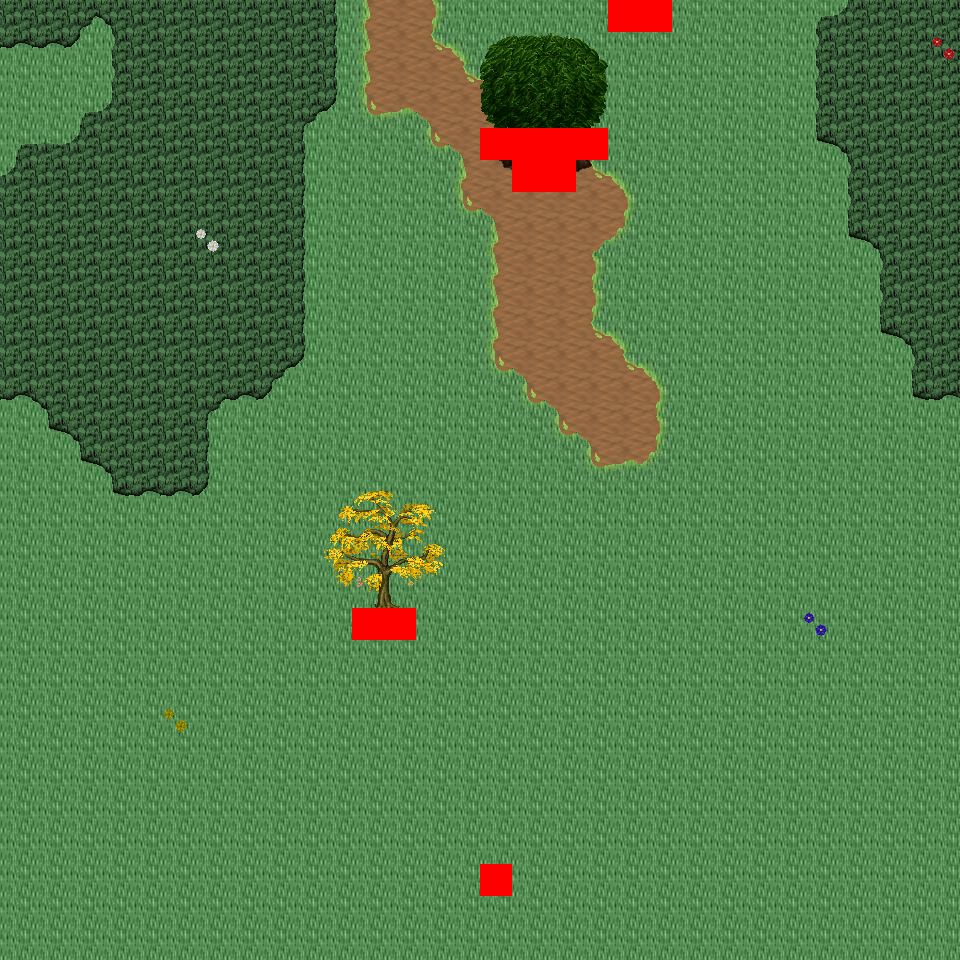

A 2D game scene composited from a Tiled map and its tileset images. What follows is a short description and the map's XML, with each tile layer's data collapsed to a summary:
An orthogonal 30x30 tile map with 32x32 px tiles, 6 tile layers (Ground, Object, Object2, Above, ...), 18 tilesets and 4 objects (4x mapExit).

<map version="1.0" orientation="orthogonal" renderorder="right-down" width="30" height="30" tilewidth="32" tileheight="32" nextobjectid="5">
  <tileset firstgid="1" name="tileset_logic_collision" tilewidth="32" tileheight="32" tilecount="1" columns="1">
    <image source="../drawable/tileset_logic_collision.png" width="32" height="32" />
  </tileset>
  <tileset firstgid="2" name="tileset_ground_ground" tilewidth="32" tileheight="32" tilecount="33" columns="3">
    <image source="../drawable/tileset_ground_ground.png" width="96" height="352" />
  </tileset>
  <tileset firstgid="35" name="tileset_ground_grass_corners" tilewidth="32" tileheight="32" tilecount="24" columns="6">
    <image source="../drawable/tileset_ground_grass_corners.png" width="192" height="128" />
  </tileset>
  <tileset firstgid="59" name="tileset_ground_grass_edges" tilewidth="32" tileheight="32" tilecount="36" columns="12">
    <image source="../drawable/tileset_ground_grass_edges.png" width="384" height="96" />
  </tileset>
  <tileset firstgid="95" name="tileset_ground_grass_2" tilewidth="32" tileheight="32" tilecount="21" columns="3">
    <image source="../drawable/tileset_ground_grass_2.png" width="96" height="224" />
  </tileset>
  <tileset firstgid="116" name="tileset_plant_leaves" tilewidth="32" tileheight="32" tilecount="8" columns="4">
    <image source="../drawable/tileset_plant_leaves.png" width="128" height="64" />
  </tileset>
  <tileset firstgid="124" name="tileset_plant_tree_tree_darkgreen" tilewidth="32" tileheight="32" tilecount="88" columns="8">
    <image source="../drawable/tileset_plant_tree_tree_darkgreen.png" width="256" height="352" />
  </tileset>
  <tileset firstgid="212" name="tileset_plant_tree_fall_trees" tilewidth="32" tileheight="32" tilecount="40" columns="8">
    <image source="../drawable/tileset_plant_tree_fall_trees.png" width="256" height="160" />
  </tileset>
  <tileset firstgid="252" name="tileset_plant_tree_pine_tree" tilewidth="32" tileheight="32" tilecount="20" columns="4">
    <image source="../drawable/tileset_plant_tree_pine_tree.png" width="128" height="160" />
  </tileset>
  <tileset firstgid="272" name="tileset_plant_stump_hollow_logs" tilewidth="32" tileheight="32" tilecount="6" columns="3">
    <image source="../drawable/tileset_plant_stump_hollow_logs.png" width="96" height="64" />
  </tileset>
  <tileset firstgid="278" name="tileset_plant_stump_small_stump" tilewidth="32" tileheight="32" tilecount="4" columns="2">
    <image source="../drawable/tileset_plant_stump_small_stump.png" width="64" height="64" />
  </tileset>
  <tileset firstgid="282" name="tileset_plant_stump_stump_pale_purple" tilewidth="32" tileheight="32" tilecount="4" columns="2">
    <image source="../drawable/tileset_plant_stump_stump_pale_purple.png" width="64" height="64" />
  </tileset>
  <tileset firstgid="286" name="tileset_plant_flower_daisy_blue" tilewidth="32" tileheight="32" tilecount="8" columns="2">
    <image source="../drawable/tileset_plant_flower_daisy_blue.png" width="64" height="128" />
  </tileset>
  <tileset firstgid="294" name="tileset_plant_flower_daisy_red" tilewidth="32" tileheight="32" tilecount="8" columns="2">
    <image source="../drawable/tileset_plant_flower_daisy_red.png" width="64" height="128" />
  </tileset>
  <tileset firstgid="302" name="tileset_plant_flower_daisy_white" tilewidth="32" tileheight="32" tilecount="8" columns="2">
    <image source="../drawable/tileset_plant_flower_daisy_white.png" width="64" height="128" />
  </tileset>
  <tileset firstgid="310" name="tileset_plant_flower_daisy_yellow" tilewidth="32" tileheight="32" tilecount="8" columns="2">
    <image source="../drawable/tileset_plant_flower_daisy_yellow.png" width="64" height="128" />
  </tileset>
  <tileset firstgid="318" name="tileset_logic_creature_ent" tilewidth="32" tileheight="32" tilecount="4" columns="4">
    <image source="../drawable/tileset_logic_creature_ent.png" width="128" height="32" />
  </tileset>
  <tileset firstgid="322" name="tileset_logic_creature_animal" tilewidth="32" tileheight="32" tilecount="32" columns="8">
    <image source="../drawable/tileset_logic_creature_animal.png" width="256" height="128" />
  </tileset>
  <layer name="Ground" width="30" height="30">
    <data>[900 cells, 900 non-empty, 3 distinct tile ids]</data>
  </layer>
  <layer name="Object" width="30" height="30">
    <data>[900 cells, 116 non-empty, 27 distinct tile ids]</data>
  </layer>
  <layer name="Object2" width="30" height="30">
    <data>[900 cells, 14 non-empty, 14 distinct tile ids]</data>
  </layer>
  <layer name="Above" width="30" height="30">
    <data>[900 cells, 28 non-empty, 28 distinct tile ids]</data>
  </layer>
  <layer name="Above2" width="30" height="30">
    <data>[900 cells, 0 non-empty, 0 distinct tile ids]</data>
  </layer>
  <layer name="Walkable" width="30" height="30">
    <data>[900 cells, 11 non-empty, 1 distinct tile ids]</data>
  </layer>
  <objectgroup name="MapEvents">
    <object id="1" name="north" type="mapExit" x="0" y="0" width="608" height="32">
      <properties>
        <property name="map" value="level_0_x17_y25" />
        <property name="x" value="0" />
        <property name="y" value="28" />
      </properties>
    </object>
    <object id="2" name="north2" type="mapExit" x="672" y="0" width="288" height="32">
      <properties>
        <property name="map" value="level_0_x17_y25" />
        <property name="x" value="21" />
        <property name="y" value="28" />
      </properties>
    </object>
    <object id="3" name="south" type="mapExit" x="0" y="928" width="960" height="32">
      <properties>
        <property name="map" value="level_0_x17_y27" />
        <property name="x" value="0" />
        <property name="y" value="1" />
      </properties>
    </object>
    <object id="4" name="east" type="mapExit" x="928" y="0" width="32" height="960">
      <properties>
        <property name="map" value="level_0_x18_y26" />
        <property name="x" value="1" />
        <property name="y" value="0" />
      </properties>
    </object>
  </objectgroup>
</map>
